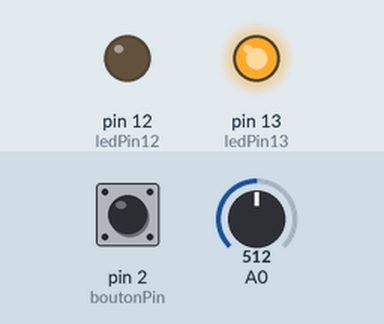
The sketch below on a simulated Arduino Uno, built with avr-gcc and run on an emulated ATmega328P. Parts: output pins drawn as LEDs (lit = HIGH). Dashed ring = blinking. The test bench sets the inputs (shaded band); at power-on: pin 2 (boutonPin) HIGH, A0 = 512.

Above: at 0.8 s.
0.9 s: pin 2 (boutonPin) pulled LOW for 1 s
At 4.0 s:
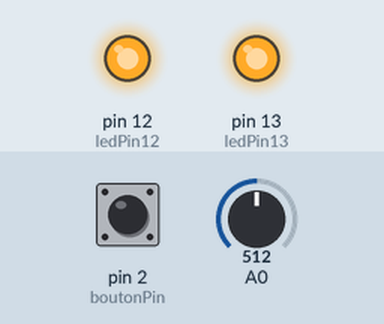
4.4 s: pin 2 (boutonPin) pulled LOW for 0.15 s
At 5.3 s:
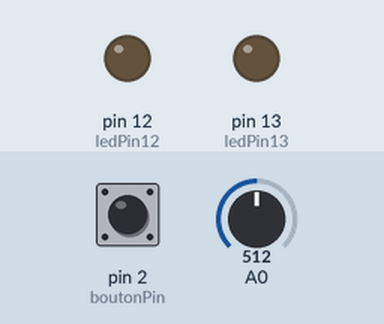
8.6 s: pin 2 (boutonPin) pulled LOW for 3.2 s
At 8.7 s:
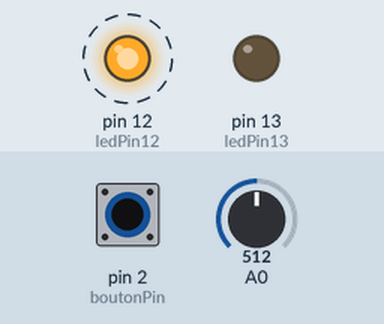
Timing chart, 0 to 19.3 s (numbered marks = the images above; inputs shaded):
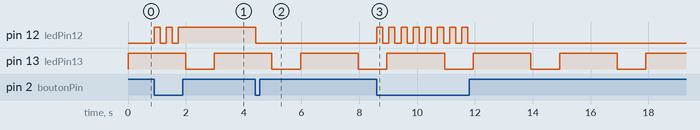

The sketch:

RTOS.ino
```cpp
#include <Arduino_FreeRTOS.h>

const int boutonPin = 2;

// Broche des LED
const int ledPin13 = 13;
const int ledPin12 = 12;

// État de la LED 12
bool etatLed12 = false;

void tacheClignotement(void *pvParameters) {
  while(1) {
    digitalWrite(ledPin13, HIGH);
    vTaskDelay(pdMS_TO_TICKS(2000)); // Attendre
    digitalWrite(ledPin13, LOW);
    vTaskDelay(pdMS_TO_TICKS(1000)); // Attendre
  }
}
void tacheAnalog(void *pvParameters) {
  while(1) {
    analogRead(A0);
    vTaskDelay(pdMS_TO_TICKS(1000)); // Attendre

  }
}

// Tâche pour la détection du bouton-poussoir
void tacheBouton(void *pvParameters) {
  pinMode(boutonPin, INPUT_PULLUP);
  while(1) {
    if(digitalRead(boutonPin) == LOW) {
      etatLed12 = !etatLed12;
      digitalWrite(ledPin12, etatLed12 ? HIGH : LOW);
      vTaskDelay(pdMS_TO_TICKS(200)); // Attendre pour éviter les rebonds
    }
    vTaskDelay(pdMS_TO_TICKS(20)); // Attendre pour éviter les rebonds
  }
}

void setup() {
  // Initialisation des broches
  pinMode(ledPin13, OUTPUT);
  pinMode(ledPin12, OUTPUT);
  // Création des tâches FreeRTOS

  xTaskCreate(tacheAnalog, "Analog", 128, NULL, 3, NULL);
  xTaskCreate(tacheClignotement, "Clignotement", 128, NULL, 2, NULL);
  xTaskCreate(tacheBouton, "Bouton", 128, NULL, 1, NULL);

  // Démarrage du planificateur FreeRTOS
  vTaskStartScheduler();
}

void loop() {
  // Cette fonction ne sera jamais atteinte car FreeRTOS gère la boucle principale
}
```

Measured:
- after the input at 0.9 s, pin 12 (ledPin12): alternates HIGH for 0.21 s and LOW for 0.21 s, 5 changes in all, then stays HIGH, starting at once
- after the input at 4.4 s, pin 12 (ledPin12): HIGH → LOW at once
- after the input at 8.6 s, pin 12 (ledPin12): alternates HIGH for 0.21 s and LOW for 0.21 s, 16 changes in all, then stays LOW, starting at once
- by itself, pin 13 (ledPin13): alternates HIGH for 2.0 s and LOW for 0.99 s
